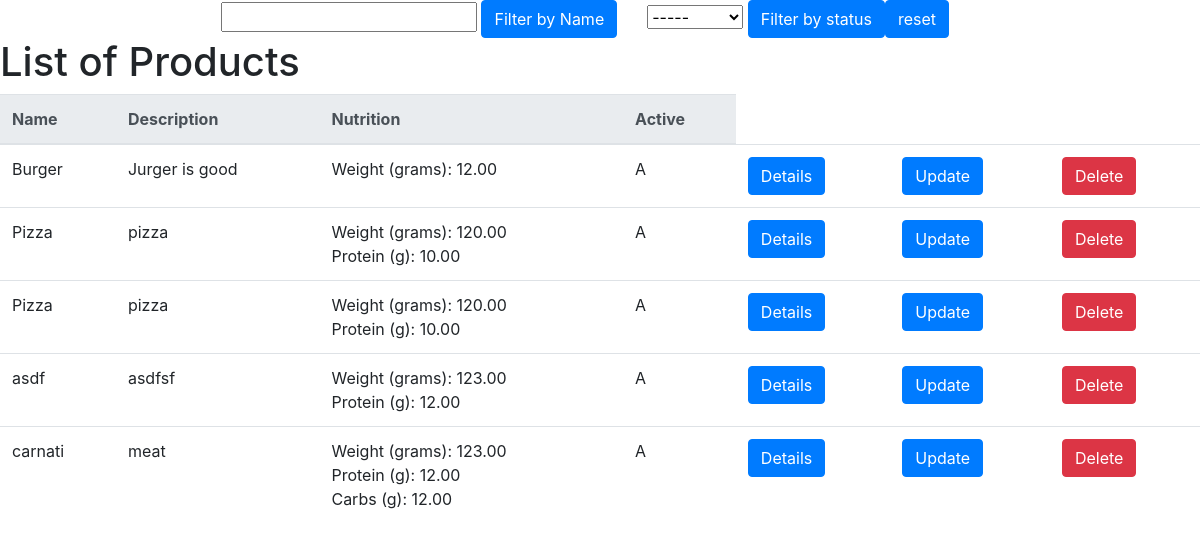
Before: /products-list/ (signed in) with the older database file.
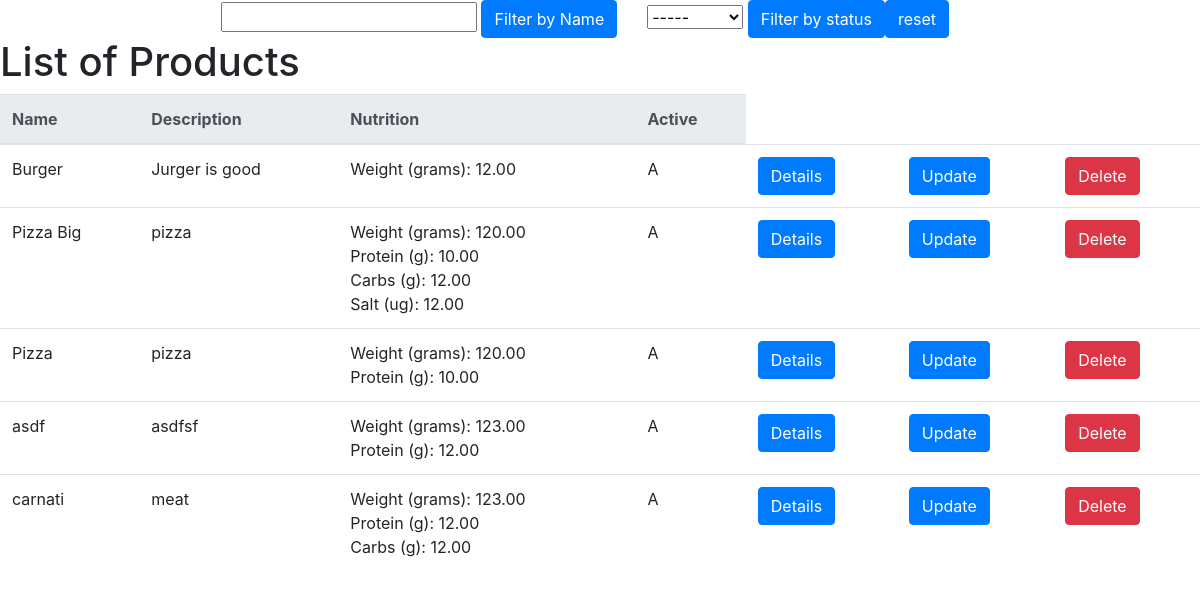
After: the same page with the newer database file.
### foodCMS/models.py (models this page shows, shortened)
class Products(models.Model):
    PROD_STATUS = (
        ('A','ACTIVE'),
        ('INA','INACTIVE'),
    )
    name = models.CharField(max_length=200,verbose_name="Name")
    description = models.CharField(max_length=1000, verbose_name="Description")
    status = models.CharField(max_length=3,choices=PROD_STATUS,verbose_name="Active")

class NutriDirectory(models.Model):
    prod_id = models.ForeignKey(Products, on_delete=models.CASCADE)
    nutri_info_id = models.ForeignKey(NutritionInfo, on_delete=models.CASCADE)
    value = models.FloatField(verbose_name="Value")
    class Meta:
        unique_together = ('prod_id', 'nutri_info_id',)
    def __str__(self):
        return "{} ({}): {:.2f}".format(self.nutri_info_id.name,
                                        self.nutri_info_id.unit,
                                        self.value)

class NutritionInfo(models.Model):
    name = models.CharField(max_length=50,verbose_name="Name")
    unit = models.CharField(max_length=50,verbose_name="Unit")

### foodCMS/views.py (the view)
# urls.py: path('products-list/', views.ProductsListView.as_view(),
@method_decorator(login_required, name="dispatch")
class ProductsListView(ListView):
    model = Products
    template_name = 'foodCMS/products/prodcutslist.html'
    def get_queryset(self):
        status_filter = self.request.GET.get('status', 'none')
        name_filter = self.request.GET.get('name','none')
        if status_filter != 'none':
            context = Products.objects.filter(status=status_filter)
        elif name_filter != 'none':
            context = Products.objects.filter(name__icontains=name_filter)
        else:
            context = Products.objects.all()
        return context
    def get_context_data(self, **kwargs):
        kwargs = super(ProductsListView, self).get_context_data(**kwargs)
        nutri_directory = NutriDirectory.objects.all()
        kwargs.update({
            'nutri_directory': nutri_directory
        })
        return kwargs

### foodCMS/templates/foodCMS/products/prodcutslist.html (shortened to what this page needs)
{% extends "../base.html" %}
{% block maincontent %}
<nav class="nav justify-content-center">
    <ul class="nav">
        <li class="nav-item" style="margin-right:30px">
            <form method="get"/>
                <input type="text" name='name'></input>
                <input type="submit" value="Filter by Name" class="btn btn-primary"></input>
        </li>
        <li class="nav-item">
            <form method="get"/>
                <select name="status" id="statusSelect">
                    <option value="none">-----</option>
                </select>
                <input type="submit" value="Filter by status" class="btn btn-primary"></input>
        </li>
        <li class="nav-item" style="margin-right:30px">
            <form method="get"/>
                <input type="submit" value="reset" name="submit" class="btn btn-primary"></input>
        </li>
    </ul>
</nav>
<h1>List of Products</h1>
<table class="table">
    <tr>
        <thead class="thead-light">
            <tr>
                <th scope="col">Name</th>
                <th scope="col">Description</th>
                <th scope="col">Nutrition</th>
                <th scope="col">Active</th>
            </tr>
        </thead>
        <tbody>
                {% for product in object_list %}
                <tr>
                    <td>{{product.name}}</td>
                    <td>{{product.description}}</td>
                    <td>
                        {% for info in nutri_directory %}
                                {% if info.prod_id == product %}
                                    {{info}}<br>
                                {% endif %}
                        {% endfor %}
                    </td>
                    <td>{{product.status}}</td>
                    <td><a class="btn btn-primary" href="{% url 'products-details' product.id  %}">
                            Details
                        </a>
                    </td>
                    <td><a class="btn btn-primary" href="{% url 'products-update' product.id  %}">
                            Update
                        </a>
                    </td>
                    <td><a class="btn btn-danger" href="{% url 'products-delete' product.id  %}">
                            Delete
                        </a>
                    </td>
                </tr>
                {% endfor %}
        </tbody>
</table>
{% endblock %}

Changed rows visible on the page:
changed Products: name "Pizza" → "Pizza Big"
added NutriDirectory: nutri_info_id+value "Carbs (g): 12.00", shown under Products "Pizza Big"
added NutriDirectory: nutri_info_id+value "Salt (ug): 12.00", shown under Products "Pizza Big"
